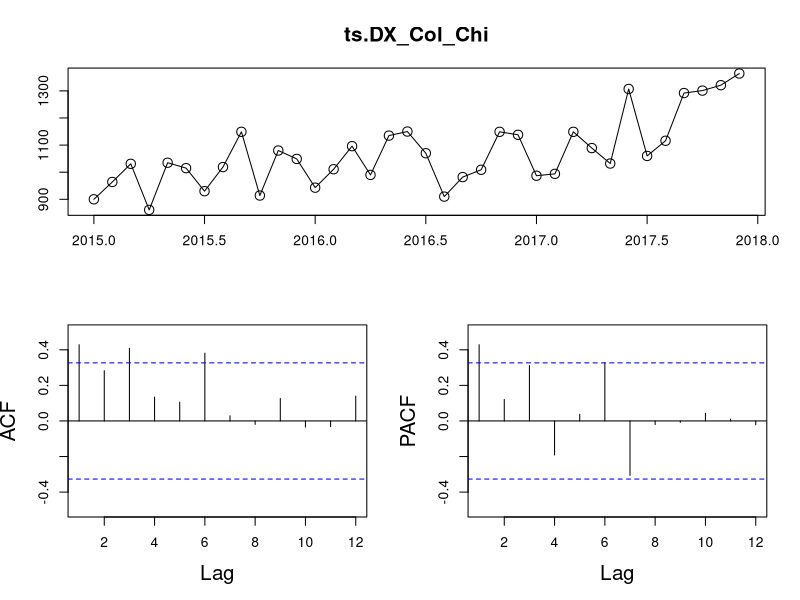
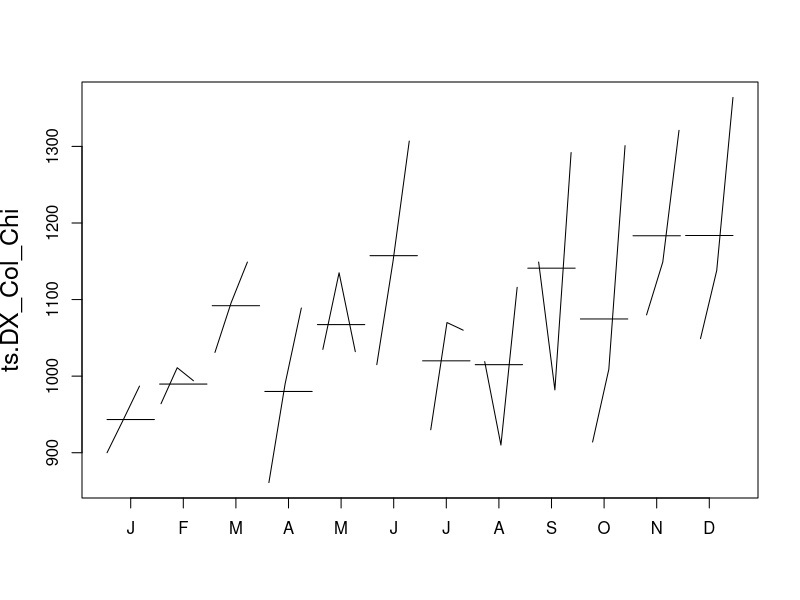
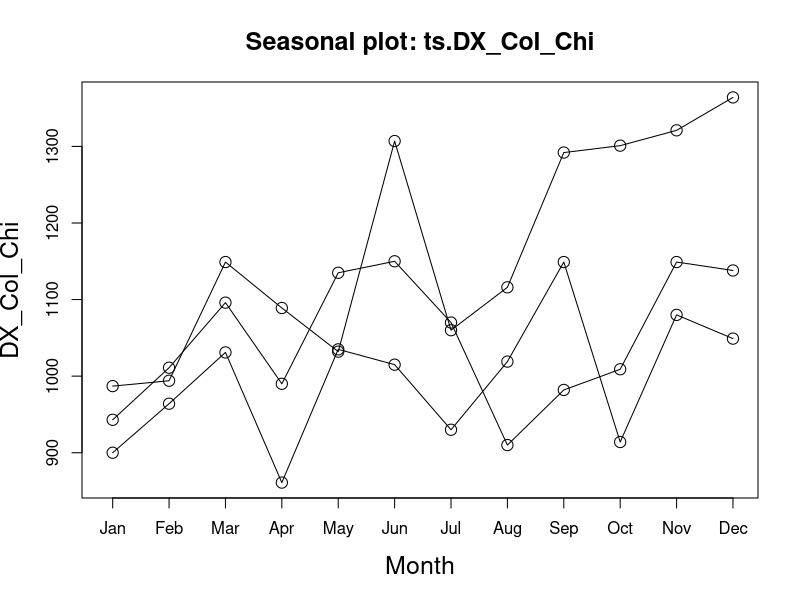
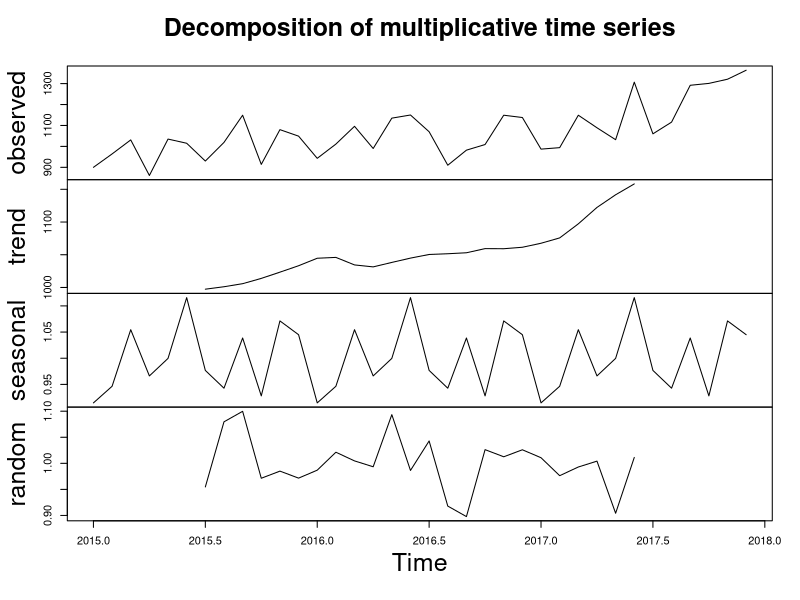
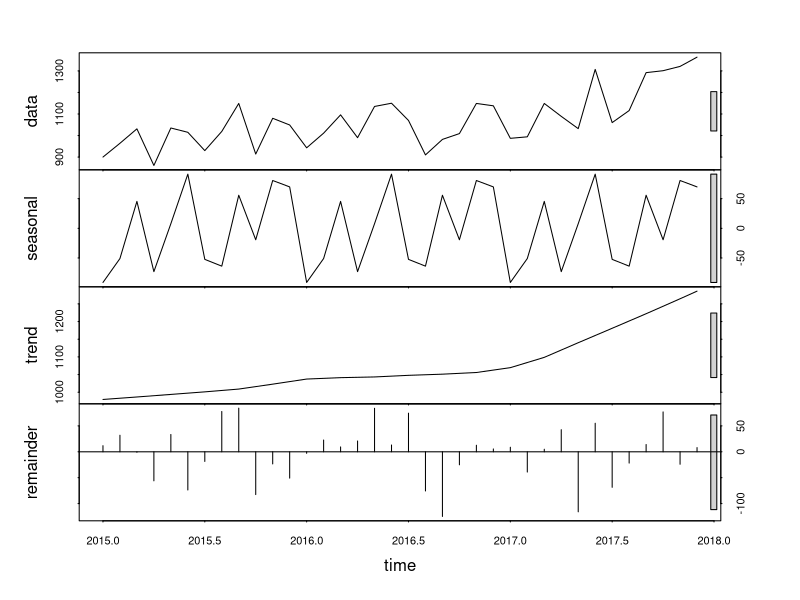
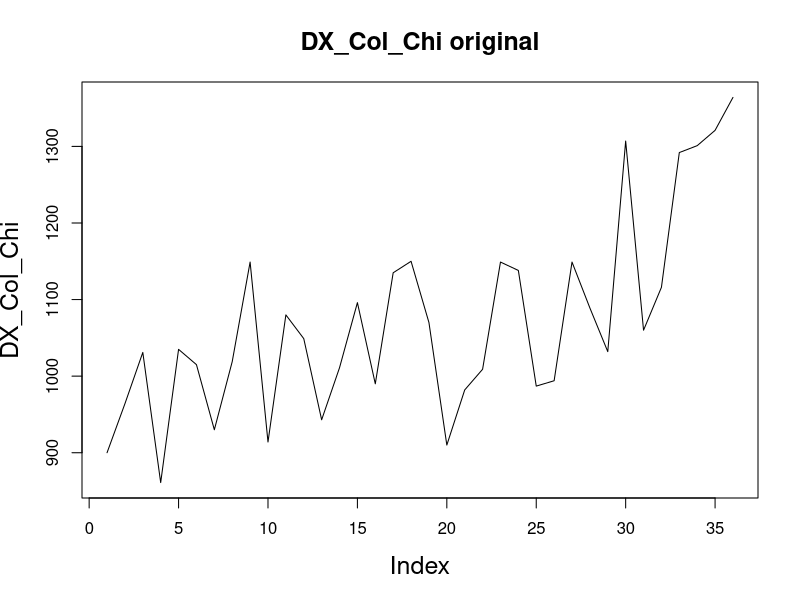
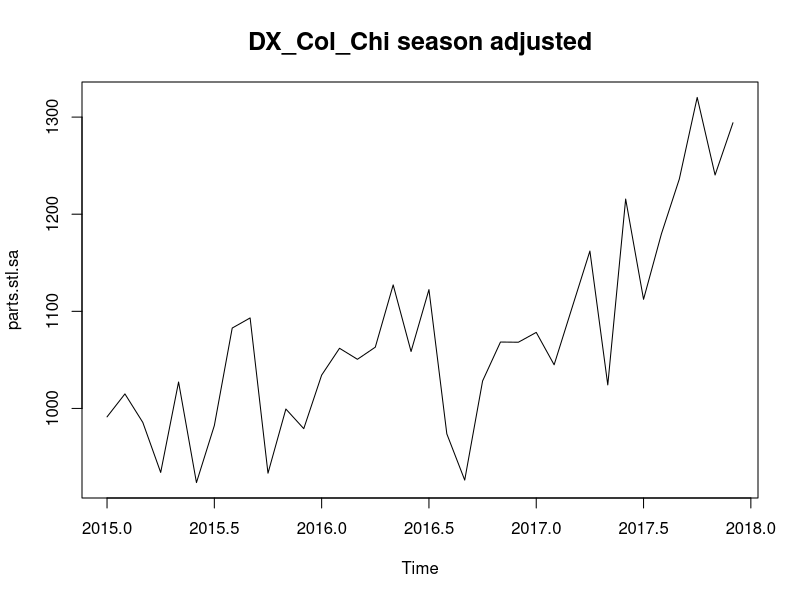
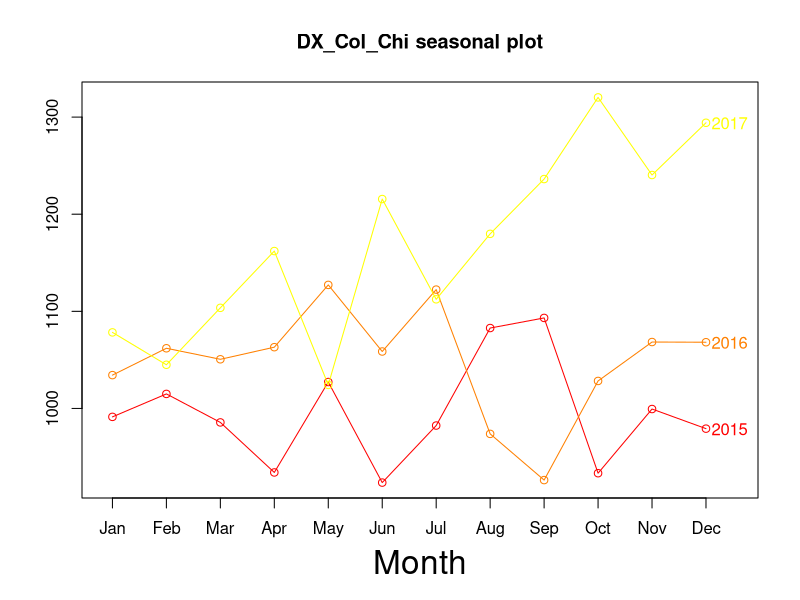

Write the R code that produced these figures, in order.
####+####+####+####+####+####+####+####+####+####+####+####+####+####+####+####+

# ts() function from R core library can convert a numeric vector into time 
# series.

#wrkng.path <- 'H:/DSU/MLM/R Code/'


install.packages('tseries', dependencies=T)
library(tseries)

install.packages('forecast', dependencies=T)
library(forecast)



DX_Col_Chi  <- c(  900,  964,  1031,  861,  1035,  1015,  930,  1019,  1149,  914,
                   1080,  1049,  943,  1011,  1096,  990,  1135,  1150,  1070,  910,
                   982,  1009,  1149,  1138,  987,  994,  1149,  1089,  1032,  1307,
                   1060,  1116,  1292,  1301,  1321,  1364  
)


ts.DX_Col_Chi <- ts(data = DX_Col_Chi, start=c(2015,1), frequency = 12)



#data(ts.DX_Col_Chi)
str(ts.DX_Col_Chi)
ts.DX_Col_Chi


# Plot time series data
png(
  file = paste(
    wrkng.path,
    'DIAG_COL_CHICAGO_GI_PD11.png',
    sep = ''
  ), 
  width = 800, 
  height = 800
)

tsdisplay(
  x = ts.DX_Col_Chi, 
  cex.lab = 1.5, 
  cex.main = 1.5, 
  cex = 1.5
)

dev.off()

# You will need to zoom to see the plot below or else open the .png file

tsdisplay(
  x = ts.DX_Col_Chi, 
  cex.lab = 1.5, 
  cex.main = 1.5, 
  cex = 1.5
)

png(
  file = paste(
    wrkng.path,
    'chi_monthplot.png',
    sep = ''
  ), 
  width = 800, 
  height = 800
)

monthplot(
  x = ts.DX_Col_Chi, 
  cex.lab = 1.5, 
  cex.main = 1.5, 
  cex = 1.5
)

dev.off()

monthplot(
  x = ts.DX_Col_Chi, 
  cex.lab = 1.5, 
  cex.main = 1.5, 
  cex = 1.5
)

png(
  file = paste(
    wrkng.path,
    'chi_seasonplot.png',
    sep = ''
  ), 
  width = 800, 
  height = 800
)

seasonplot(
  x = ts.DX_Col_Chi, 
  cex.lab = 1.5, 
  cex.main = 1.5, 
  cex = 1.5,
  ylab = 'DX_Col_Chi'
)

dev.off()

seasonplot(
  x = ts.DX_Col_Chi, 
  cex.lab = 1.5, 
  cex.main = 1.5, 
  cex = 1.5,
  ylab = 'DX_Col_Chi'
)

# Decompose time series into trend, seasonality and remainder using functions 
# decompose() or stl().

png(
  file = paste(
    wrkng.path,
    'chi_decompose_additive.png',
    sep = ''
  ), 
  width = 800, 
  height = 800
)

parts.add <- 
  decompose(
    x = ts.DX_Col_Chi, 
    type = 'additive' # y = Trend + Cycle + Seasonal + Noise
  )

plot( # plot.decompose.ts
  x = parts.add, # the plot() is smart enough to 'understand' this is a 
  # decomposition of a time-series
  cex.lab = 1.5, 
  cex.main = 1.5, 
  cex = 1.5
)

dev.off()

png(
  file = paste(
    wrkng.path,
    'chi_decompose_multiplicative.png',
    sep = ''
  ), 
  width = 800, 
  height = 800
)

parts.mult <- 
  decompose(
    x = ts.DX_Col_Chi, 
    type = 'multiplicative' # y = Trend * Cycle * Seasonal * Noise
  )

plot(
  x = parts.mult, # the plot() is smart enough to 'understand' this is a time-series
  cex.lab = 1.5, 
  cex.main = 1.5, 
  cex = 1.5
)

# Note what changes...

# The y-axis and the residuals (random portion)!

dev.off()

parts.mult <- 
  decompose(
    x = ts.DX_Col_Chi, 
    type = 'multiplicative' # y = Trend * Cycle * Seasonal * Noise
  )

plot(
  x = parts.mult, # the plot() is smart enough to 'understand' this is a time-series
  cex.lab = 1.5, 
  cex.main = 1.5, 
  cex = 1.5
)

png(
  file = paste(
    wrkng.path,
    'chi_stl.png',
    sep = ''
  ), 
  width = 800, 
  height = 800
)

parts.stl <- 
  stl( # Seasonal Decomposition of Time Series by Loess
    x = ts.DX_Col_Chi, 
    s.window = 'periodic'
  )

plot(
  x = parts.stl, 
  cex.lab = 1.5, 
  cex.main = 1.5, 
  cex = 1.5
)

# More R weirdness, not unique to R but more common in open source than in 
# commercial. Where did the chart and axis labels go? Why did the
# decompositions change order? Why the change in residual formatting?
# Especially as residual now looks like an ACF or PACF...

dev.off()

parts.stl <- 
  stl( # Seasonal Decomposition of Time Series by Loess
    x = ts.DX_Col_Chi, 
    s.window = 'periodic'
  )

plot(
  x = parts.stl, 
  cex.lab = 1.5, 
  cex.main = 1.5, 
  cex = 1.5
)

# De-seasonalize a time series.

png(
  file = paste(
    wrkng.path,
    'chi_de_seasonalize.png',
    sep = ''
  ), 
  width = 800, 
  height = 800
)

par(mfrow = c(3, 1)) # Because we are going to put 3 graphs in one file

parts.stl.sa <- 
  seasadj(
    object = parts.stl
  )

plot(
  x = ts.DX_Col_Chi, 
  type = 'l', 
  main = 'DX_Col_Chi original', 
  cex.lab = 1.5, 
  cex.main = 1.5, 
  cex = 1.5
) 

plot(
  x = parts.stl.sa, 
  type = 'l', 
  main = 'DX_Col_Chi season adjusted', 
  cex.lab = 1.5, 
  cex.main = 1.5, 
  cex = 1.5
)

seasonplot(
  x = parts.stl.sa, 
  s = 12, # Seasonal Frequency 
  col = rainbow(12), 
  year.labels = T, 
  main = 'DX_Col_Chi seasonal plot', 
  cex.lab = 2
) 

dev.off()

parts.stl.sa <- 
  seasadj(
    object = parts.stl
  )

plot(
  x = DX_Col_Chi, 
  type = 'l', 
  main = 'DX_Col_Chi original', 
  cex.lab = 1.5, 
  cex.main = 1.5, 
  cex = 1.5
) 

plot(
  x = parts.stl.sa, 
  type = 'l', 
  main = 'DX_Col_Chi season adjusted', 
  cex.lab = 1.5, 
  cex.main = 1.5, 
  cex = 1.5
)

seasonplot(
  x = parts.stl.sa, 
  s = 12, # Seasonal Frequency 
  col = rainbow(12), 
  year.labels = T, 
  main = 'DX_Col_Chi seasonal plot', 
  cex.lab = 2
) 

# Test if a time series is stationary

adf.test( # Augmented Dickey-Fuller Test
  x = ts.DX_Col_Chi, 
  alternative = 'stationary', # 'explosive'
  k = trunc((length(ts.DX_Col_Chi)-1)^(1/3)) # Lag Order
)

# p-value = 0.01 suggests rejection of Null Hypothesis that wineind is 
# auto-correlated with lag order (k) = 5 and is therefore consistent with the 
# alternative  hypothesis that wineind is stationary for this lag order. The
# default formula for k is: trunc((length(x)-1)^(1/3))

adf.test( # Augmented Dickey-Fuller Test
  x = ts.DX_Col_Chi, 
  alternative = 'stationary', # 'explosive'
  k = 12 # Lag order
)

# As expected, consistent with rejection of hypothesis that wineind is 
# stationary for a lag order of 12 (yearly)

# Kwiatkowski-Phillips-Schmidt-Shin Test for Stationarity

kpss.test(
  ts.DX_Col_Chi, 
  null = 'Level', 
  lshort = T
)

# p-value = 0.01 suggests rejection of Null Hypothesis that wineind is 
# auto-correlated with lag order (k) = 3 and is therefore consistent with the 
# alternative  hypothesis that wineind is stationary for this lag order.
# The lshort = T formula for k is:  trunc(3*sqrt(length(x))/13).

kpss.test(
  ts.DX_Col_Chi, 
  null = 'Level', 
  lshort = F
)

# p-value = 0.01254 suggests rejection of Null Hypothesis that wineind is 
# auto-correlated with lag order (k) = 9 and is therefore consistent with the 
# alternative  hypothesis that wineind is stationary for this lag order.
# The lshort = F formula for k is: trunc(10*sqrt(n)/14)

# Compute and plot auto-correlation and partial auto-correlation.

png(
  file = paste(
    wrkng.path,
    'chi_Acf.png',
    sep = ''
  ), 
  width = 800, 
  height = 800
)

Acf( # Remember case-sensitivity!
  x = ts.DX_Col_Chi, 
  cex.lab = 1.5, 
  cex.main = 1.5, 
  cex = 1.5
)

dev.off()

Acf( # Remember case-sensitivity!
  x = ts.DX_Col_Chi, 
  cex.lab = 1.5, 
  cex.main = 1.5, 
  cex = 1.5
)

# Note implicit in the Acf() function is a print command

png(
  file = paste(
    wrkng.path,
    'chi_Pacf.png',
    sep = ''
  ), 
  width = 800, 
  height = 800
)

Pacf(
  x = ts.DX_Col_Chi, 
  cex.lab = 1.5, 
  cex.main = 1.5, 
  cex = 1.5
)

dev.off()

# Spikes that cross horizontal blue lines are the lags significantly correlated 
# with current series.

####+####+####+####+####+####+####+####+####+####+####+####+####+####+####+####+
# ARIMA model

fit.arima <- 
  auto.arima(
    y = ts.DX_Col_Chi
  )

summary(fit.arima)
str(fit.arima)

# Predictive accuracy
accuracy(fit.arima)

# Check normality of residuals from fitting.

png(
  file = paste(
    wrkng.path,
    'chi_ARIMA_residuals.png',
    sep = ''
  ), 
  width = 800, 
  height = 800
)

qqnorm(
  residuals(fit.arima), 
  cex.lab = 1.5, 
  cex.main = 1.5, 
  cex = 1.5, 
  main = 'ARIMA model residuals normal Q-Q plot'
)
qqline(
  residuals(fit.arima)
)

# As always, a great fit +/- 2 quantiles!

dev.off()

# Predict next 10 observations
forecast( # forecast.Arima
  object = fit.arima, 
  h = 10 # Nbr of periods for forecasting
)

png(
  file = paste(
    wrkng.path,
    'chi_ARIMA_forecast_10.png',
    sep = ''
  ), 
  width = 800, 
  height = 800
)



plot(
  forecast(
    object = fit.arima, 
    h = 10
  ), 
  cex.lab = 1.5, 
  cex.main = 1.5, 
  cex = 1.5
)

dev.off()

####+####+####+####+####+####+####+####+####+####+####+####+####+####+####+####+
# GARCH model

fit.garch <- 
  garch(
    x = ts.DX_Col_Chi, 
    grad = 'numerical', 
    trace = F
  )

summary(fit.garch) # Note model is broken! Always stop to look and think!
str(fit.garch)

coef(fit.garch)

#png(
#  file = paste(
#    wrkng.path,
#    'chi_GARCH.png',
#    sep = ''
#    ), 
#  width = 800, 
#  height = 800
#  )

#plot(
#  object = fit.garch, 
#  ask = F
#  )

#dev.off()

# Check normality of residuals from fitting.
#png(
#  file = paste(
#    wrkng.path,
#    'chi_GARCH_residuals.png',
#    sep = ''
#    ), 
# width = 800, 
#  height = 800
#  )

#qqnorm(
#  residuals(fit.garch), 
#  cex.lab = 1.5, 
#  cex.main = 1.5, 
#  cex = 1.5, 
#  main = 'GARCH model residuals normal Q-Q plot'
#  )
#qqline(
#  residuals(fit.garch)
#  )

#dev.off()

#rm(
#  list = ls()
#)

# End
